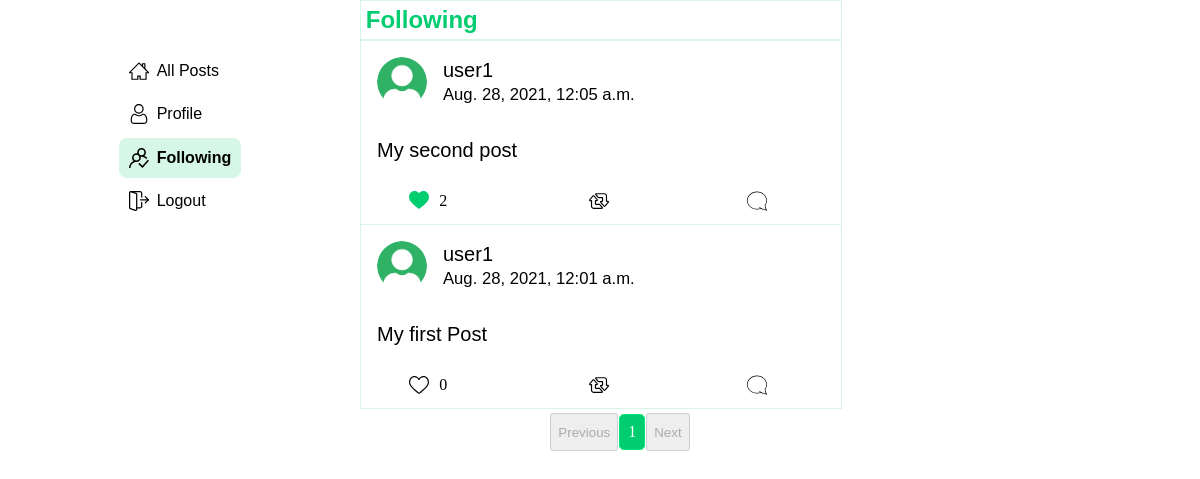
Screenshot of /following (signed in) with the database file from the repository.
### network/models.py (models this page shows, shortened)
class Post(models.Model):
    author = models.ForeignKey(User, on_delete=models.CASCADE)
    content = models.TextField(max_length=500)
    dateTime = models.DateTimeField(auto_now_add=True)
    likers = models.ManyToManyField(User, related_name='whoLiked')
    def likes_count(self):
        likesCount = self.likers.all().count()
        likesCount = likesCount if likesCount else 0
        return likesCount
    def get_profile_picture(self):
        profile = Profile.objects.get(user=self.author)
        return profile.profilePicture

class User(AbstractUser):
    pass

class Profile(models.Model):
    user = models.ForeignKey(User, on_delete=models.CASCADE)
    followers = models.ManyToManyField(User, related_name='follower')
    following = models.ManyToManyField(User, related_name="following")
    profilePicture = models.ImageField(
        null=True, blank=True, default='default.png')

### network/views.py (the view)
# urls.py: path('following',views.following,name="following")
@login_required(login_url='/login')
def following(request):
    try:
        profile = Profile.objects.get(user=request.user)
    except:
        return HttpResponseRedirect(reverse("login"))
    all_posts = Post.objects.filter(
        author__in=profile.following.all()).order_by('-id')
    p = Paginator(all_posts, 10)
    page_number = request.GET.get('post')
    posts = p.get_page(page_number)
    context = {
        'p': p,
        'posts': posts,
        'profile': profile,
        'page_number': 1 if not page_number else page_number,
    }
    return render(request, 'network/following.html', context)

### network/templates/network/following.html (shortened to what this page needs)
{% extends 'network/layout.html' %}
{% load static %}
{% block mainContent %}
	<div class="mainContent">
		<div class="pageName">
			<h2>Following</h2>
		</div>
		<div class="postsBody">
        {% for post in posts.object_list %}
        <div class="post">
            <div class="postHeader">
                <div class="profilePicture">
                    <img src="/images/{{post.get_profile_picture}}" alt=""width="50" height="50">
                </div>
                <div class="username">
                    <label><a href= "{% url 'profile' post.author.id %}" class="userLink">{{post.author}}</a></label>
                    <p><small>{{post.dateTime}}</small></p>
                </div>
            </div>
            <div class="postBody">
                <p>{{post.content | linebreaks}}</p>
            </div>
            <div class="postInteractions">
                <div class="postIcon"><img {% if user in post.likers.all %} class="True" src="{% static 'network/images/heartClicked.svg' %}" {% else %}class="False" src="{% static 'network/images/heart.svg' %}"{% endif %} onclick='postClicked({{post.id}},this)'><span class='likesCount'>{{post.likes_count}}</span></div>
                <div class="postIcon"><img src="{% static 'network/images/retweet.svg' %}" alt=""></div>
                <div class="postIcon"><img src="{% static 'network/images/comment.svg' %}" alt=""></div>
            </div>
        </div>
        {% endfor %}
    </div>
		</div>
{% endblock %}
{% block pagination %}
    <div class="pagination">
        <ul>
            {% if posts.has_previous %}
                <a href="?post={{posts.previous_page_number}}">
                    <li class="page">Previous</li>
                </a>
            {% else %}
                <button class="page disabledPage" disabled>Previous</button>
            {% endif %}
            {% for i in p.page_range %}
                <a href = "?post={{i}}" id="{{i}}">
                    <li class="page">{{i}}</li>
                </a>
            {% endfor %}
            {% if posts.has_next %}
                <a href="?post={{posts.next_page_number}}">
                    <li class="page">Next</li>
                </a>
            {% else %}
                <button class="page disabledPage" disabled>Next</button>
            {% endif %}
        </ul>
    </div>
{% endblock pagination %}

### network/static/network/css/styles.css (style rules this page uses)
* { margin: 0; }
html { overflow: -moz-scrollbars-vertical; overflow-y: scroll; }
.mainContent { width: 40%; border: 1px solid #d6f7e7; min-width: 400px; }
.pageName { border-bottom: 1px solid #d6f7e7; padding: 0.3rem; }
.pageName h2 { font-family: arial, sans-serif; color: #00cc70; }
.profilePicture { aspect-ratio: 1/1; width: 50px; border-radius: 50%; overflow: hidden; }
.username { padding-left: 1rem; font-family: arial, sans-serif; font-size: 20px; }
.post { border-top: 1px solid #d6f7e7; }
.userLink { color: black; text-decoration: none; }
.postHeader { display: -webkit-box; display: -ms-flexbox; display: flex; -webkit-box-orient: horizontal; -webkit-box-direction: normal; -ms-flex-direction: row; flex-direction: row; -webkit-box-align: center; -ms-flex-align: center; align-items: center; padding: 1rem; }
.postBody { padding: 1rem; font-family: arial, sans-serif; font-size: 20px; overflow-wrap: break-word; }
.postInteractions { display: -webkit-box; display: -ms-flexbox; display: flex; -webkit-box-orient: horizontal; -webkit-box-direction: normal; -ms-flex-direction: row; flex-direction: row; height: 30px; margin-top: 1rem; }
.postIcon { width: 33%; height: 15px; display: -webkit-box; display: -ms-flexbox; display: flex; -webkit-box-pack: center; -ms-flex-pack: center; justify-content: center; -webkit-box-align: center; -ms-flex-align: center; align-items: center; }
.postIcon img { width: 20px; -webkit-transition: 100ms ease-in transform; transition: 100ms ease-in transform; }
.postIcon span { width: 20%; margin-left: 10px; }
.pagination { display: -webkit-box; display: -ms-flexbox; display: flex; -webkit-box-pack: center; -ms-flex-pack: center; justify-content: center; -webkit-box-align: center; -ms-flex-align: center; align-items: center; padding: 0.3rem; }
.pagination ul { display: -webkit-box; display: -ms-flexbox; display: flex; -webkit-box-orient: horizontal; -webkit-box-direction: normal; -ms-flex-direction: row; flex-direction: row; list-style-type: none; }
.pagination a { text-decoration: none; }
.pagination .currentPage li { background-color: #00cc70; color: white; cursor: default; }
.pagination li { text-align: center; background-color: white; border: 1px solid #00e67e; color: #00cc70; padding: 0.5rem; border-radius: 0.3rem; margin: 1px; }

### rows the page displays
Post: get_profile_picture (placeholder picture), author "user1", dateTime "Aug. 28, 2021, 12:05 a.m.", content "My second post", shows a picture, likes_count "2"
Post: get_profile_picture (placeholder picture), author "user1", dateTime "Aug. 28, 2021, 12:01 a.m.", content "My first Post", shows a picture, likes_count "0"

### other values shown
{{ i }} "1"
